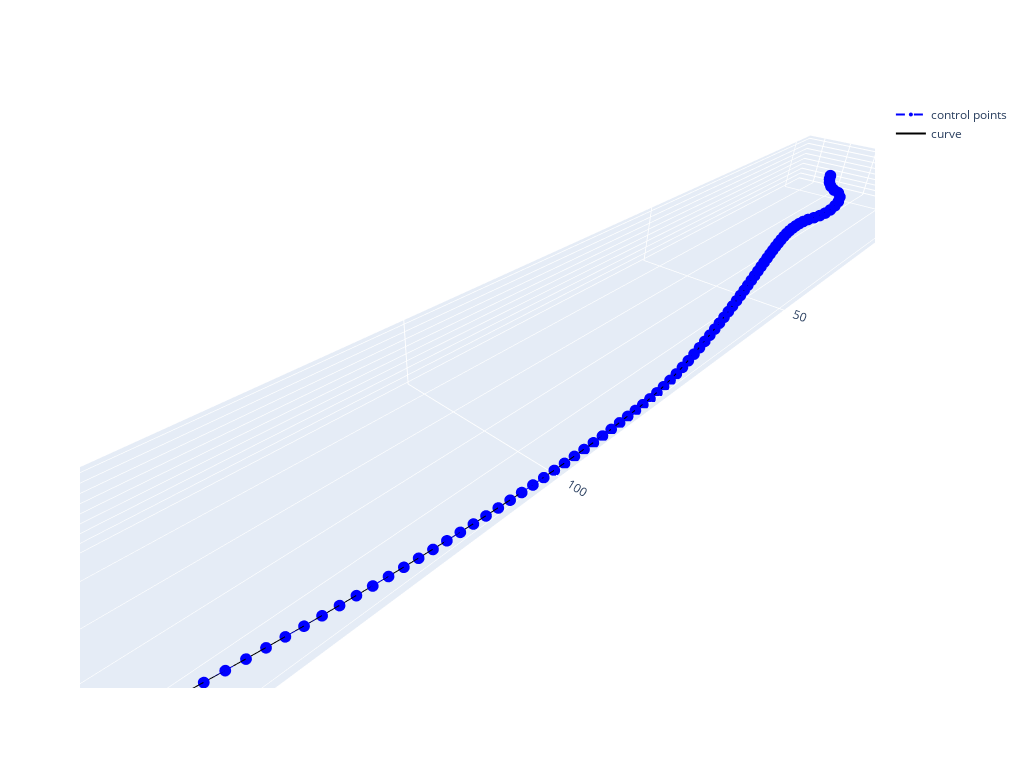

The notebook cell saved with this chart:
### Code cell
from geomdl import fitting
from cadcore.fitting import interpolate_local_cubic_curves

min_x = board.bezier_slices[0].position
max_x = board.bezier_slices[-1].position #+ 5

APEX_DEFINITION_ANGLE = 90
num_slice_interpolations = 125

apex_points = []
apex_normals = []

for x in np.linspace(min_x, max_x, num_slice_interpolations):
    # Find apex
    interpolated_slice = board.get_interpolated_slice(x)
    s_for_apex = interpolated_slice.get_s_by_normal_reverse(APEX_DEFINITION_ANGLE * DEG_TO_RAD)
    p = surface_model.get_point_at(board, x, s_for_apex)
    apex_points.append(p)

    normal = surface_model.get_normal_at(board, x, s_for_apex)
    apex_normals.append(normal)

# Do global curve interpolation - NOTE: This is a B-spline curve (not Bezier curve)
# curve = fitting.interpolate_curve(apex_points, degree=3)
curve = interpolate_local_cubic_curves(apex_points)

curve.vis = VisPlotly.VisCurve3D()
curve.render()

### Figure 1 — Plotly figure (JSON) as saved in the notebook; plotly's stock layout.template omitted (floating-point values rounded to 4 significant figures; data arrays with more than 128 entries replaced by an {"elided": "..."} marker saying what was removed)
{"data": [{"line": {"color": "blue", "dash": "dash", "width": 2}, "marker": {"color": "blue", "size": 4}, "mode": "lines+markers", "name": "control points", "type": "scatter3d", "x": {"elided": "250 float values"}, "y": {"elided": "250 float values"}, "z": {"elided": "250 float values"}}, {"line": {"color": "black", "width": 2}, "mode": "lines", "name": "curve", "type": "scatter3d", "x": [0, 3.176, 4.47, 5.415, 6.465, 7.474, 8.179, 9.571, 10.89, 12.56, 14.51, 16.62, 19.14, 21.14, 24.12, 26.69, 29.02, 31.27, 33.76, 35.76, 38.28, 40.31, 42.44, 44.79, 46.75, 48.72, 51.01, 53.13, 54.93, 57.12, 59.38, 61.27, 63.31, 65.65, 67.7, 69.69, 72.11, 74.16, 76.56, 79.0, 81.96, 84.63, 87.34, 90.4, 93.61, 96.85, 100.0, 103.2, 106.4, 109.4, 112.2, 114.9, 117.7, 120.8, 123.3, 125.8, 128.8, 131.1, 133.8, 136.3, 138.7, 141.2, 143.5, 146.0, 148.3, 150.5, 153.0, 154.9, 157.3, 159.6, 161.4, 163.6, 165.8, 167.7, 169.4, 171.2, 172.9, 174.5, 176.0, 177.5, 179.0, 180.5, 181.8, 183.0, 184.1, 185.4, 186.7, 187.7, 188.7, 190.1, 191.1, 192.0, 193.3, 194.1, 195.1, 196.2, 196.9, 198.2, 198.9, 199.9], "y": [10.03, 11.28, 12.05, 12.72, 13.55, 14.42, 15.0, 15.85, 16.27, 16.5, 16.49, 16.25, 15.81, 15.43, 15.32, 15.51, 15.81, 16.18, 16.63, 17.03, 17.55, 17.97, 18.42, 18.93, 19.34, 19.75, 20.22, 20.64, 20.99, 21.4, 21.8, 22.13, 22.46, 22.82, 23.13, 23.39, 23.7, 23.94, 24.18, 24.4, 24.62, 24.78, 24.9, 24.98, 25.0, 24.98, 24.93, 24.86, 24.77, 24.65, 24.53, 24.39, 24.23, 24.03, 23.85, 23.66, 23.42, 23.21, 22.95, 22.7, 22.45, 22.16, 21.89, 21.58, 21.28, 20.97, 20.61, 20.32, 19.93, 19.56, 19.23, 18.81, 18.37, 17.96, 17.53, 17.04, 16.5, 15.96, 15.41, 14.84, 14.22, 13.55, 12.94, 12.4, 11.87, 11.21, 10.5, 9.988, 9.442, 8.672, 8.139, 7.619, 6.837, 6.351, 5.76, 5.043, 4.604, 3.823, 3.352, 2.719], "z": [5.789, 5.497, 5.426, 5.405, 5.407, 5.559, 5.64, 5.541, 5.296, 4.949, 4.55, 4.332, 4.257, 4.288, 4.41, 4.549, 4.684, 4.786, 4.826, 4.834, 4.817, 4.783, 4.728, 4.647, 4.564, 4.466, 4.336, 4.202, 4.077, 3.913, 3.732, 3.572, 3.388, 3.169, 2.968, 2.765, 2.512, 2.302, 2.114, 1.986, 1.949, 2.019, 2.099, 2.068, 2.044, 2.057, 2.081, 2.118, 2.168, 2.227, 2.29, 2.359, 2.439, 2.535, 2.624, 2.718, 2.835, 2.935, 3.056, 3.175, 3.294, 3.429, 3.553, 3.695, 3.834, 3.97, 4.129, 4.256, 4.42, 4.576, 4.711, 4.878, 5.045, 5.19, 5.33, 5.484, 5.644, 5.807, 5.972, 6.142, 6.326, 6.529, 6.713, 6.879, 7.045, 7.253, 7.477, 7.645, 7.824, 8.081, 8.263, 8.441, 8.716, 8.89, 9.104, 9.37, 9.534, 9.831, 10.01, 10.26]}], "layout": {"autosize": false, "height": 768, "scene": {"aspectmode": "data", "xaxis": {"showgrid": true, "showline": true, "showticklabels": true, "title": {"text": ""}, "zeroline": true}, "yaxis": {"showgrid": true, "showline": true, "showticklabels": true, "title": {"text": ""}, "zeroline": true}, "zaxis": {"showgrid": true, "showline": true, "showticklabels": true, "title": {"text": ""}, "zeroline": true}}, "showlegend": true, "width": 1024}}
